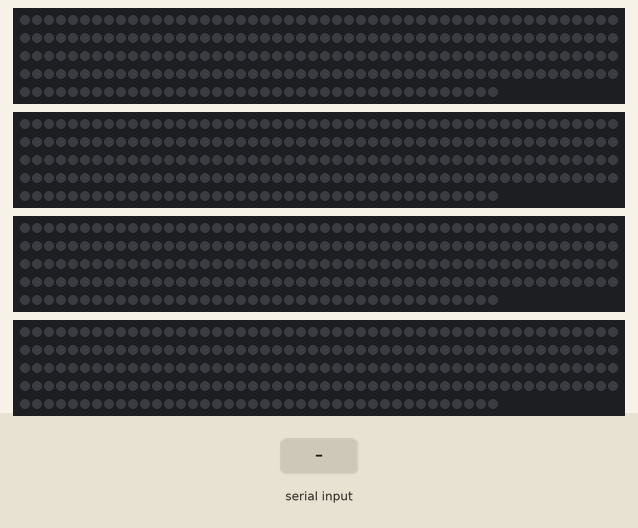
This sketch was run on a simulated Arduino Uno, built with avr-gcc and run on an emulated ATmega328P. Parts: 4 × 240 RGB LEDs in strip order, left to right, continuing on the next row. The inputs (shaded band) are chosen by the test bench. Dim RGB values are drawn brighter than linear.

Above: at 1.2 s.
1.3 s: "W" received over Serial
At 1.55 s:
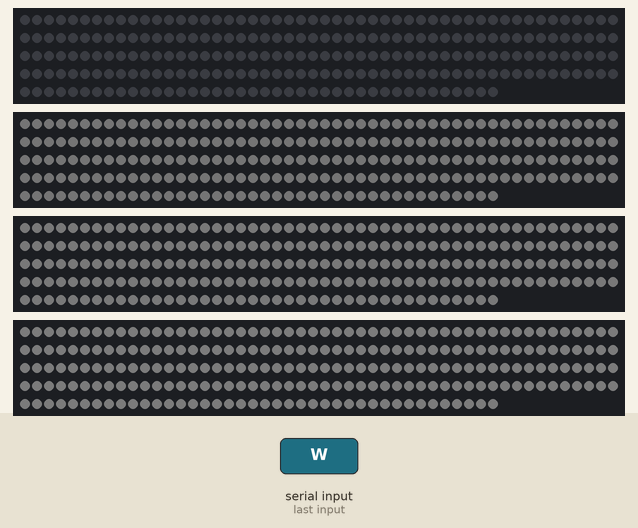
At 1.91 s:
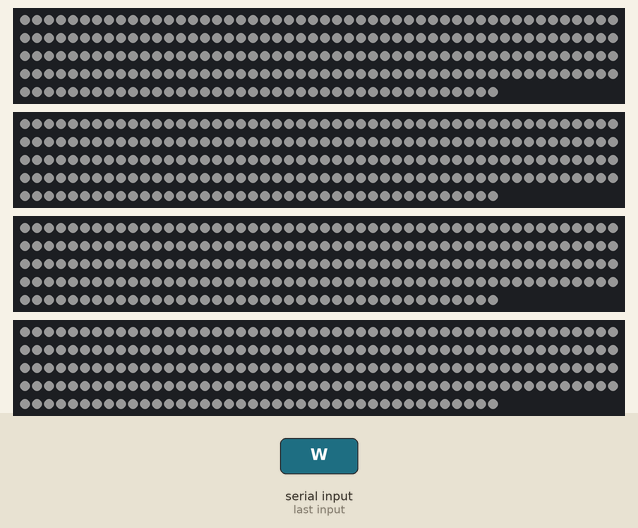
3.9 s: "O" received over Serial
At 4.41 s:
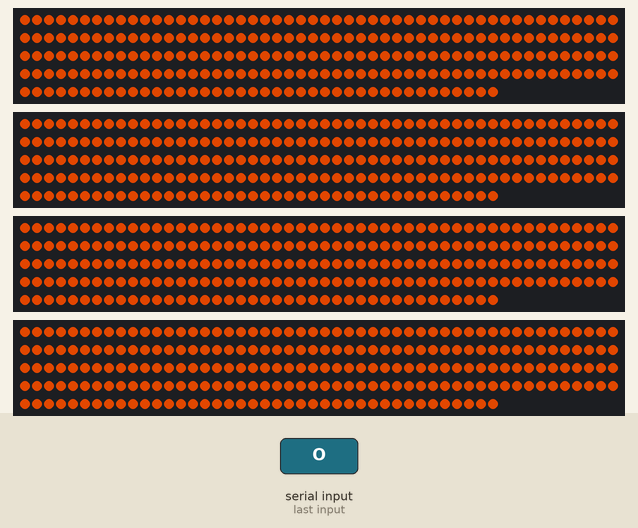

The sketch:

cc4.ino
```cpp
#include <Adafruit_NeoPixel.h>

#define LED_PIN1    6
#define LED_PIN2    7
#define LED_PIN3    8
#define LED_PIN4    9
#define NUM_LEDS    240
#define BREATHE_DELAY  15

Adafruit_NeoPixel strip1 = Adafruit_NeoPixel(NUM_LEDS, LED_PIN1, NEO_GRB + NEO_KHZ800);
Adafruit_NeoPixel strip2 = Adafruit_NeoPixel(NUM_LEDS, LED_PIN2, NEO_GRB + NEO_KHZ800);
Adafruit_NeoPixel strip3 = Adafruit_NeoPixel(NUM_LEDS, LED_PIN3, NEO_GRB + NEO_KHZ800);
Adafruit_NeoPixel strip4 = Adafruit_NeoPixel(NUM_LEDS, LED_PIN4, NEO_GRB + NEO_KHZ800);

int breatheBrightness = 0;
int breatheDirection = 1;
unsigned long lastBreatheMillis = 0;
char currentMode = '0';

void setup() {
  strip1.begin();
  strip1.show();
  strip2.begin();
  strip2.show();
  strip3.begin();
  strip3.show();
  strip4.begin();
  strip4.show();
  Serial.begin(9600);
}

void loop() {
  unsigned long currentMillis = millis();

  if (currentMillis - lastBreatheMillis >= BREATHE_DELAY) {
    lastBreatheMillis = currentMillis;
    if (currentMode == 'W') {
      breatheEffect(strip1, 255, 255, 255);
      breatheEffect(strip2, 255, 255, 255);
      breatheEffect(strip3, 255, 255, 255);
      breatheEffect(strip4, 255, 255, 255);
    } else if (currentMode == 'O') {
      breatheEffect(strip1, 255, 80, 0); // 橙色
      breatheEffect(strip2, 255, 80, 0);
      breatheEffect(strip3, 255, 80, 0);
      breatheEffect(strip4, 255, 80, 0);
    }
  }

  if (Serial.available() > 0) {
    currentMode = Serial.read();
  }
}

void breatheEffect(Adafruit_NeoPixel &strip, int red, int green, int blue) {
  setAllLedsWithBrightness(strip, red, green, blue, breatheBrightness);
  breatheBrightness += breatheDirection;
  if (breatheBrightness <= 0 || breatheBrightness >= 255) {
    breatheDirection *= -1;
  }
}

void setAllLedsWithBrightness(Adafruit_NeoPixel &strip, int red, int green, int blue, int brightness) {
  strip.setBrightness(brightness);
  for (int i = 0; i < strip.numPixels(); i++) {
    strip.setPixelColor(i, strip.Color(red, green, blue));
  }
  strip.show();
}
```

Measured:
- after the input at 1.3 s, the LEDs: change after 0.08 s (image 1)
- after the input at 3.9 s, the LEDs: change after 0.33 s (image 3)
